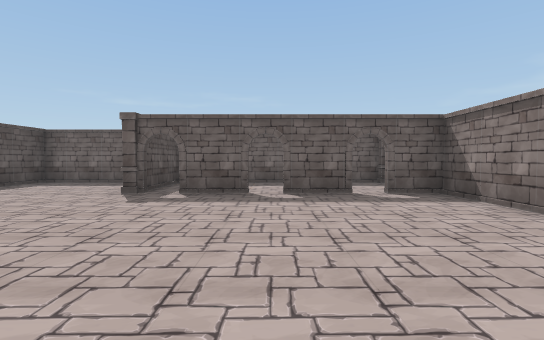
[1] (above)

14 first-person views from a walk through a scene from a Unity 3-D project. The camera is 1.3 m above the floor, tilts 2° down and sees 85° across. The floor is counted in squares, 2 m on a side. Each view is taken from the middle of a square. On the plan, view 1 faces up. The plan holds only what a view shows up to about 9 squares ahead; the rest is blank. Door leaves are left out, so doorways stand open.

[2]
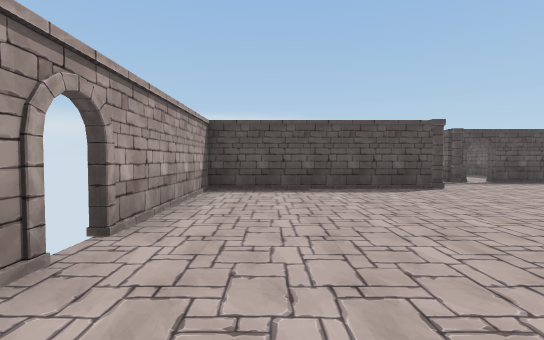

[3]
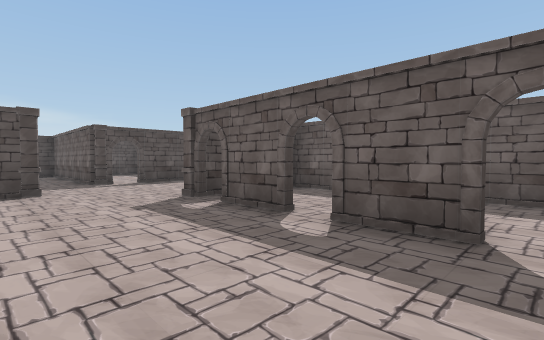

[4]
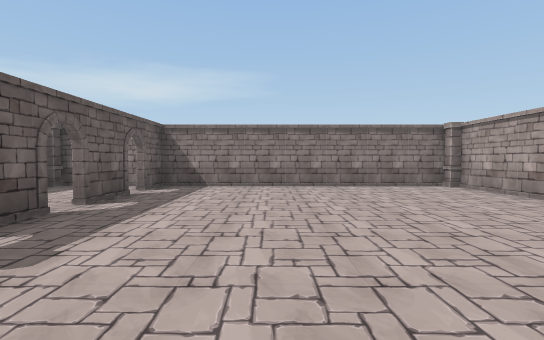

[5]
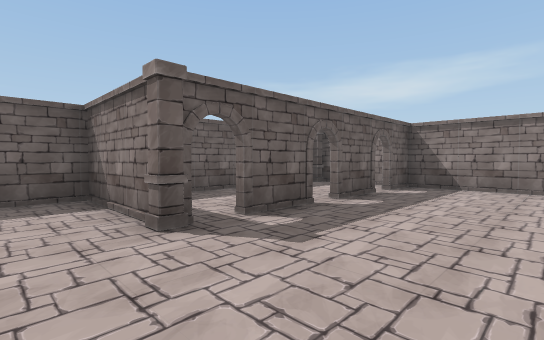

[6]
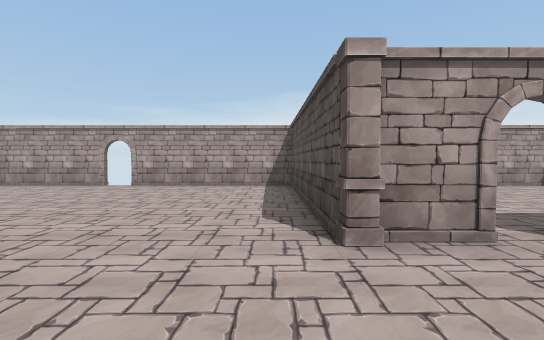

[7]
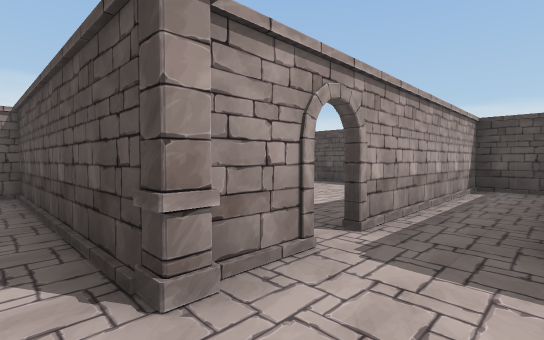

[8]
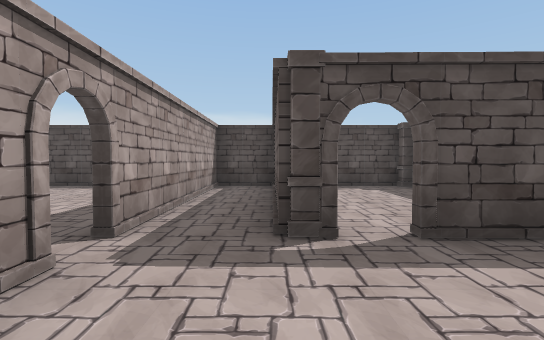

[9]
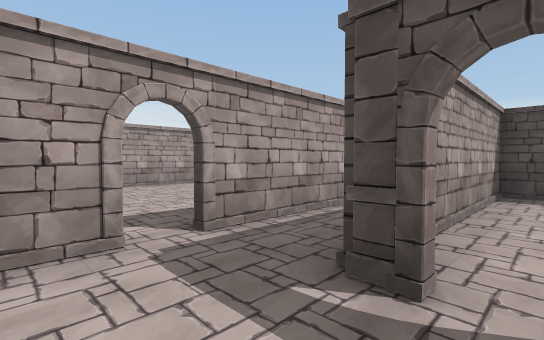

[10]
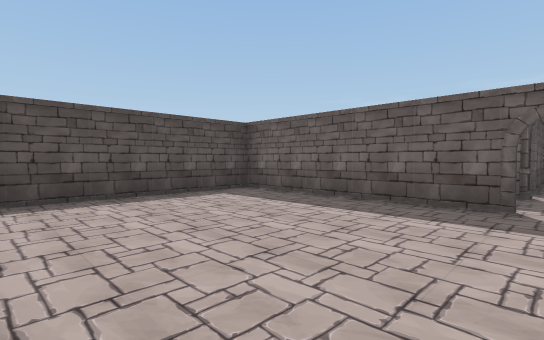

[11]
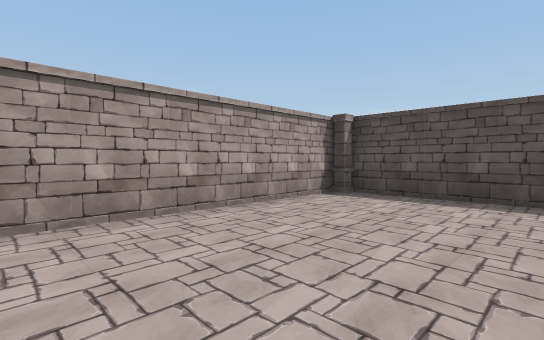

[12]
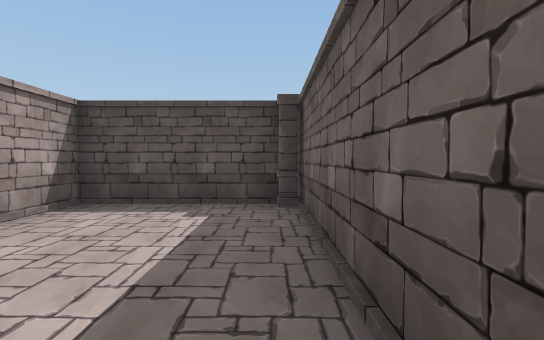

[13]
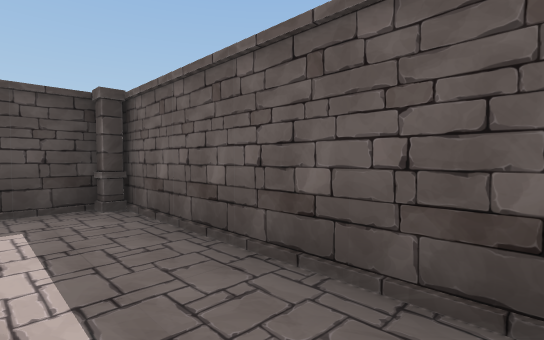

[14]
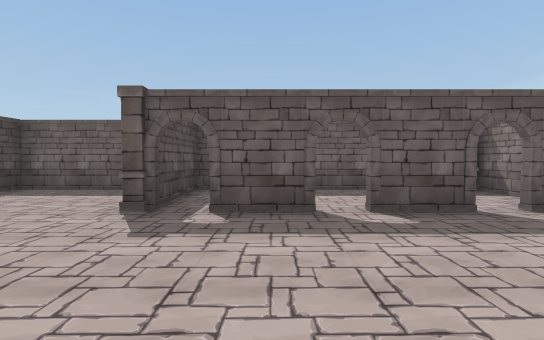

### Floor plan
Ten units are one square. View 1 is at (0, 0); x grows to the right and y downward. Boxes are objects, and circles mark ways between rooms. Rooms are numbered by the first view taken in them; rooms with no view inside come last. Other rooms are left out.
<svg viewBox="-123 -90 163 110">
<path fill="none" stroke="#000" d="M-4 -57 -19 -57M16 -57 1 -57M-27 -64 -27 -85M1 14 30 14M-58 -36 -46 -37 -45 14 -5 14M33 5 33 -57 21 -57M-31 -84 -61 -84M-64 -84 -65 -62M-114 -36 -64 -36M-102 14 -61 14M-64 -35 -114 -35M-113 -46 -113 6M-113 -76 -113 -46M-114 -52 -79 -52M-61 -84 -118 -84M-26 -85 -26 -56M31 -84 -31 -84M33 -63 33 -75"/>
<rect x="-75" y="-55" width="10" height="10" fill="#bbb"><title>pillar</title></rect>
<rect x="-55" y="-45" width="10" height="10" fill="#bbb"><title>pillar</title></rect>
<rect x="-35" y="-65" width="10" height="10" fill="#bbb"><title>pillar</title></rect>
<rect x="25" y="5" width="10" height="10" fill="#bbb"><title>pillar</title></rect>
<rect x="-115" y="5" width="10" height="10" fill="#bbb"><title>pillar</title></rect>
<rect x="-115" y="-85" width="10" height="10" fill="#bbb"><title>pillar</title></rect>
<rect x="25" y="-85" width="10" height="10" fill="#bbb"><title>pillar</title></rect>
<circle cx="-60" cy="-40" r="3" fill="#2a7"/>
<circle cx="-65" cy="-60" r="3" fill="#2a7"/>
<circle cx="-20" cy="-60" r="3" fill="#2a7"/>
<circle cx="0" cy="-60" r="3" fill="#2a7"/>
<circle cx="20" cy="-60" r="3" fill="#2a7"/>
<text x="-10" y="-30">1</text>
<text x="-90" y="-10">2</text>
<text x="-90" y="-70">3</text>
<text x="0" y="-80">4</text>
</svg>
Room 1 opens to room 2. Room 1 opens to room 3. Room 1 opens to room 4.

Where each view was taken, in squares from view 1:
view 1: 0 up, 0 right, facing up
view 2: 0 up, 2 right, facing left
view 3: 3 up, 2 right, facing up-left
view 4: 3 up, 4 left, facing right
view 5: 3 up, 4 left, facing up-right
view 6: 6 up, 4 left, facing down
view 7: 5 up, 4 left, facing down-left
view 8: 5 up, 4 left, facing left
view 9: 6 up, 5 left, facing down-left
view 10: 1 down, 6 left, facing up-left
view 11: 2 up, 6 left, facing down-left
view 12: 8 up, 7 left, facing left
view 13: 7 up, 7 left, facing up-left
view 14: 2 up, 1 left, facing up
